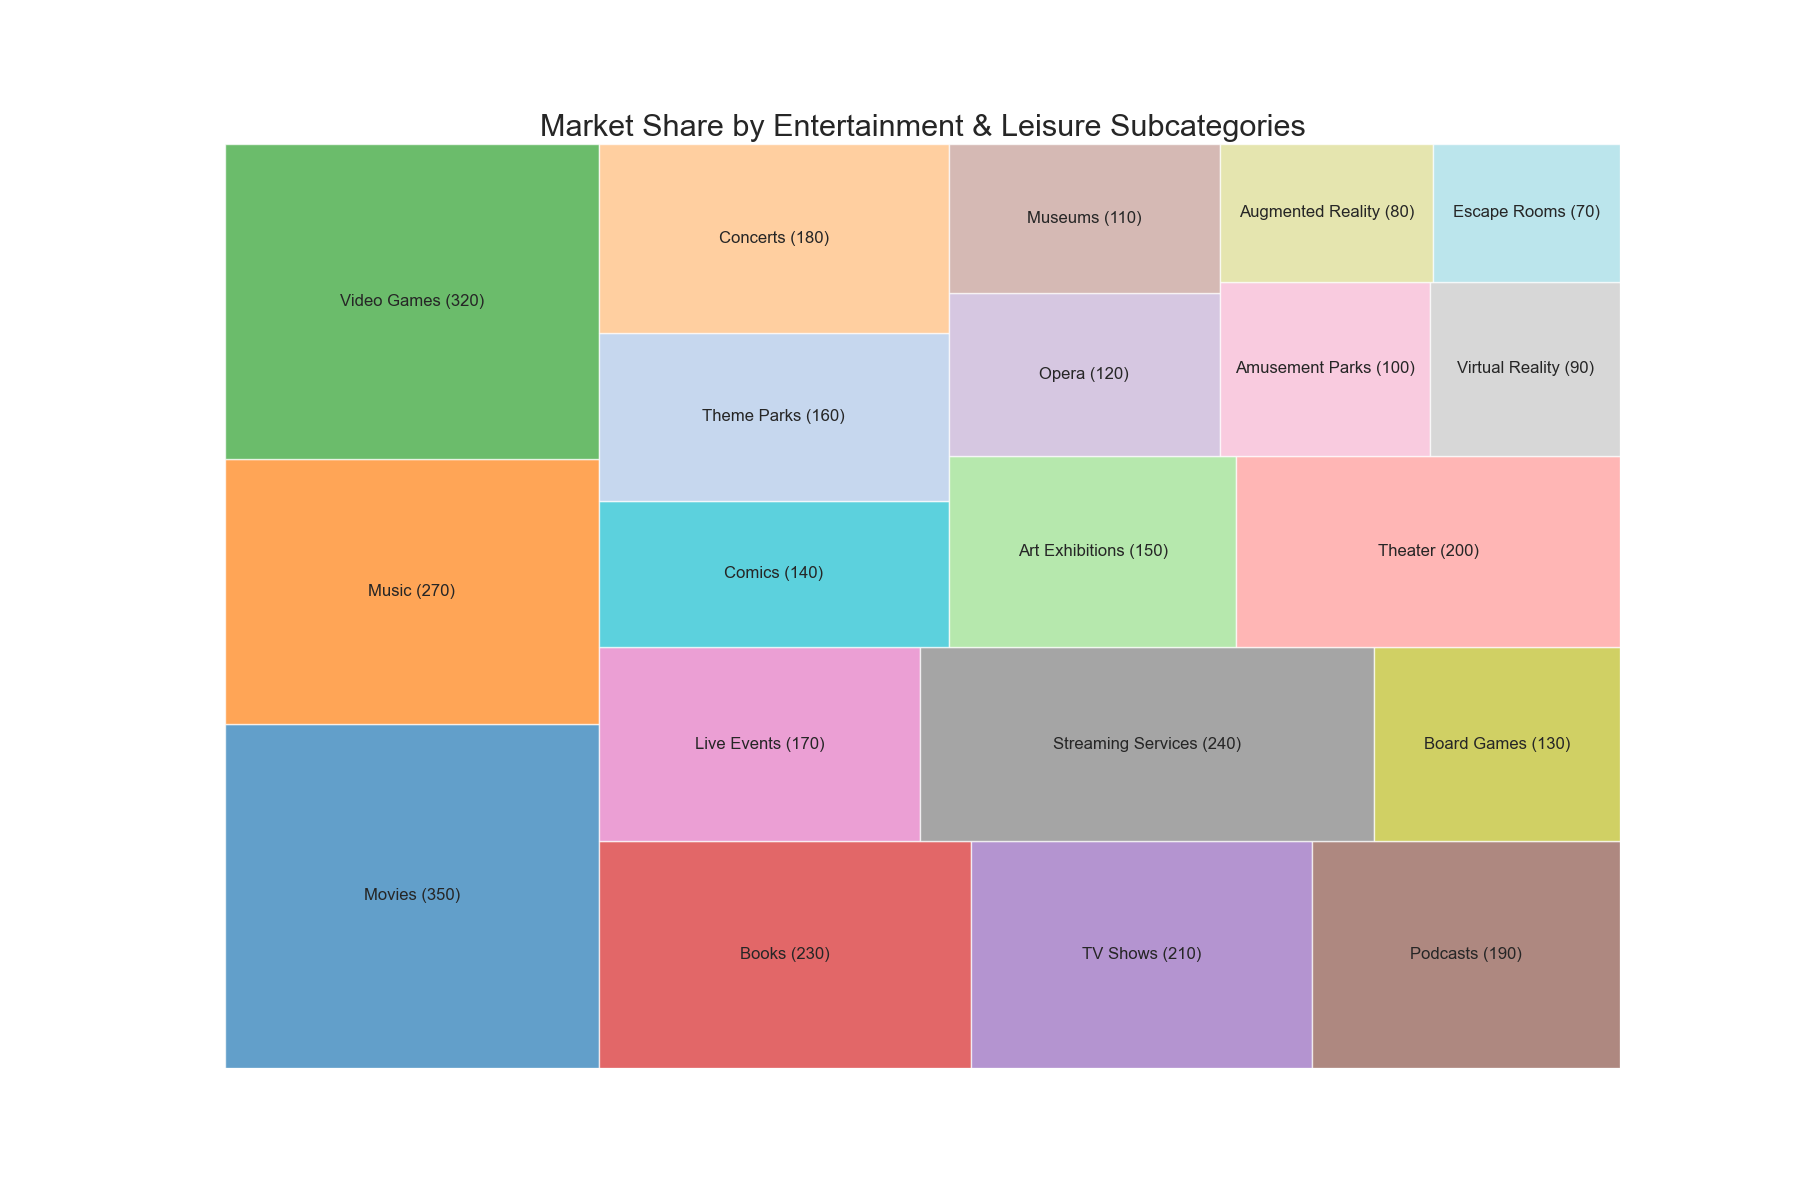

Here is the Python script that generated this plot:

import matplotlib.pyplot as plt
import pandas as pd
import squarify

# Seaborn for improved visuals
import seaborn as sns
sns.set(style="whitegrid")

# Create the dataframe
data = '''
category,sub_category,value
Entertainment & Leisure,Movies,350
Entertainment & Leisure,Music,270
Entertainment & Leisure,Video Games,320
Entertainment & Leisure,Books,230
Entertainment & Leisure,TV Shows,210
Entertainment & Leisure,Podcasts,190
Entertainment & Leisure,Live Events,170
Entertainment & Leisure,Streaming Services,240
Entertainment & Leisure,Board Games,130
Entertainment & Leisure,Comics,140
Entertainment & Leisure,Theme Parks,160
Entertainment & Leisure,Concerts,180
Entertainment & Leisure,Art Exhibitions,150
Entertainment & Leisure,Theater,200
Entertainment & Leisure,Opera,120
Entertainment & Leisure,Museums,110
Entertainment & Leisure,Amusement Parks,100
Entertainment & Leisure,Virtual Reality,90
Entertainment & Leisure,Augmented Reality,80
Entertainment & Leisure,Escape Rooms,70
'''

# Simulate reading a CSV file
from io import StringIO
df = pd.read_csv(StringIO(data))

# Prepare data
sizes = df['value'].values.tolist()
label_texts = df['sub_category'].map(str) + " (" + df['value'].astype(str) + ")"

# Color list
colors = [
    '#1f77b4', '#ff7f0e', '#2ca02c', '#d62728', '#9467bd',
    '#8c564b', '#e377c2', '#7f7f7f', '#bcbd22', '#17becf',
    '#aec7e8', '#ffbb78', '#98df8a', '#ff9896', '#c5b0d5',
    '#c49c94', '#f7b6d2', '#c7c7c7', '#dbdb8d', '#9edae5'
]

# Create a figure and a set of subplots
fig, ax = plt.subplots(1, figsize=(18, 12))

# Squarify: plot a treemap of the data
squarify.plot(sizes=sizes, label=label_texts, color=colors, alpha=.7, ax=ax)

# Remove the axes
plt.axis('off')

# Set the title of the plot
plt.title('Market Share by Entertainment & Leisure Subcategories', fontsize=22)

# Show
plt.show()
